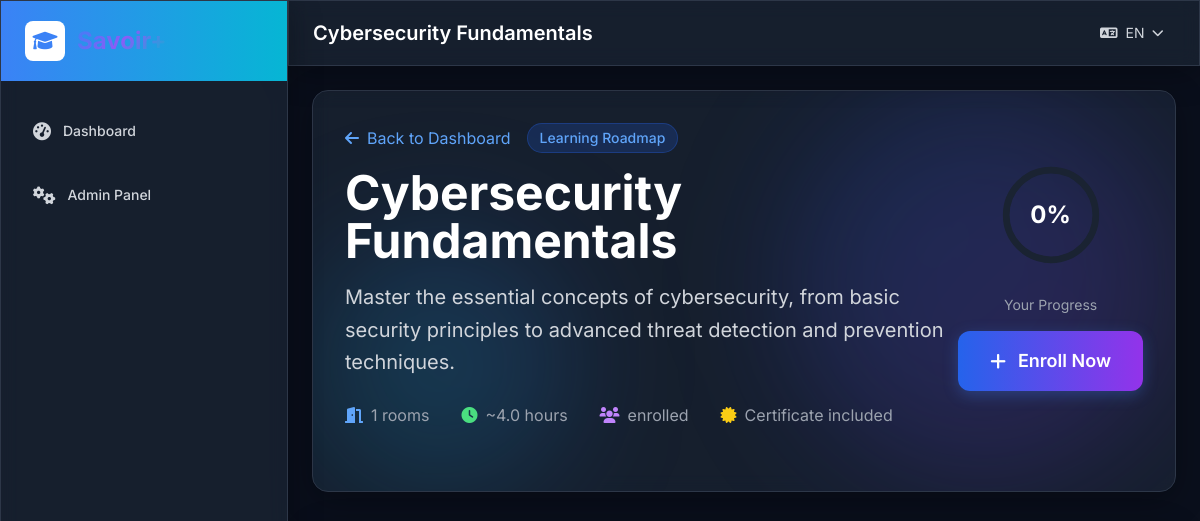
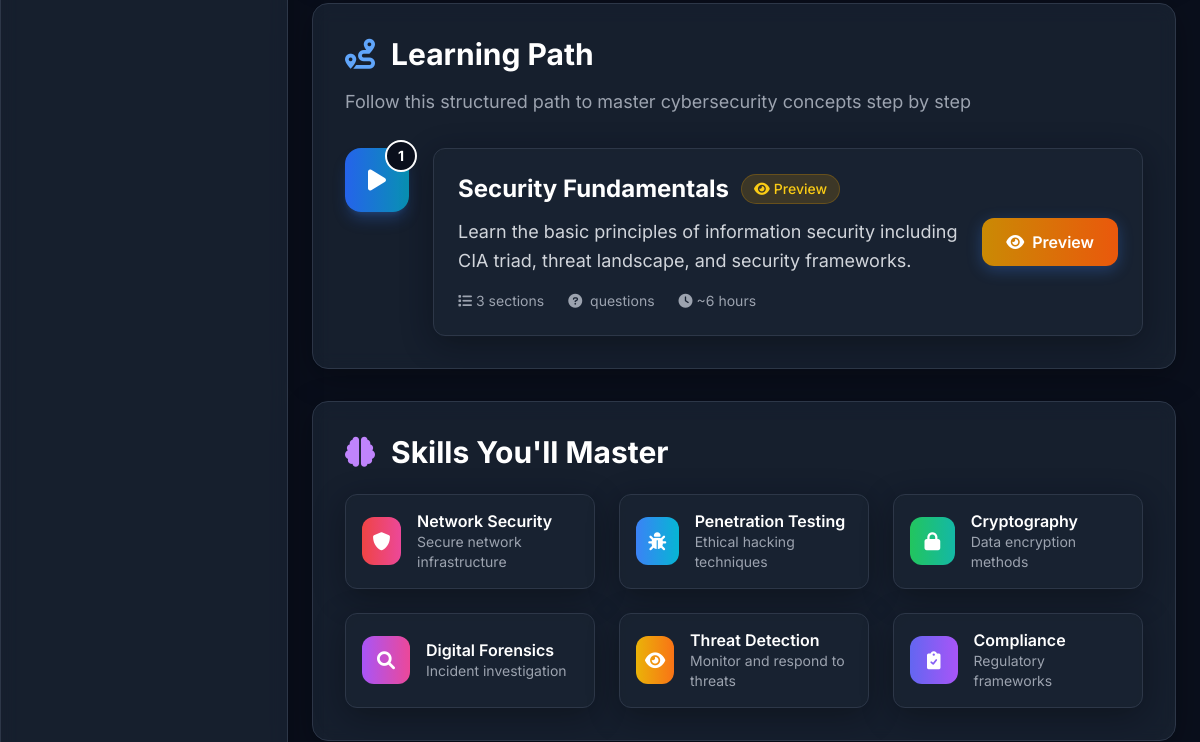
Page /roadmap/3/ (signed in, upper part) on the earlier database version (2 pictures, top to bottom).
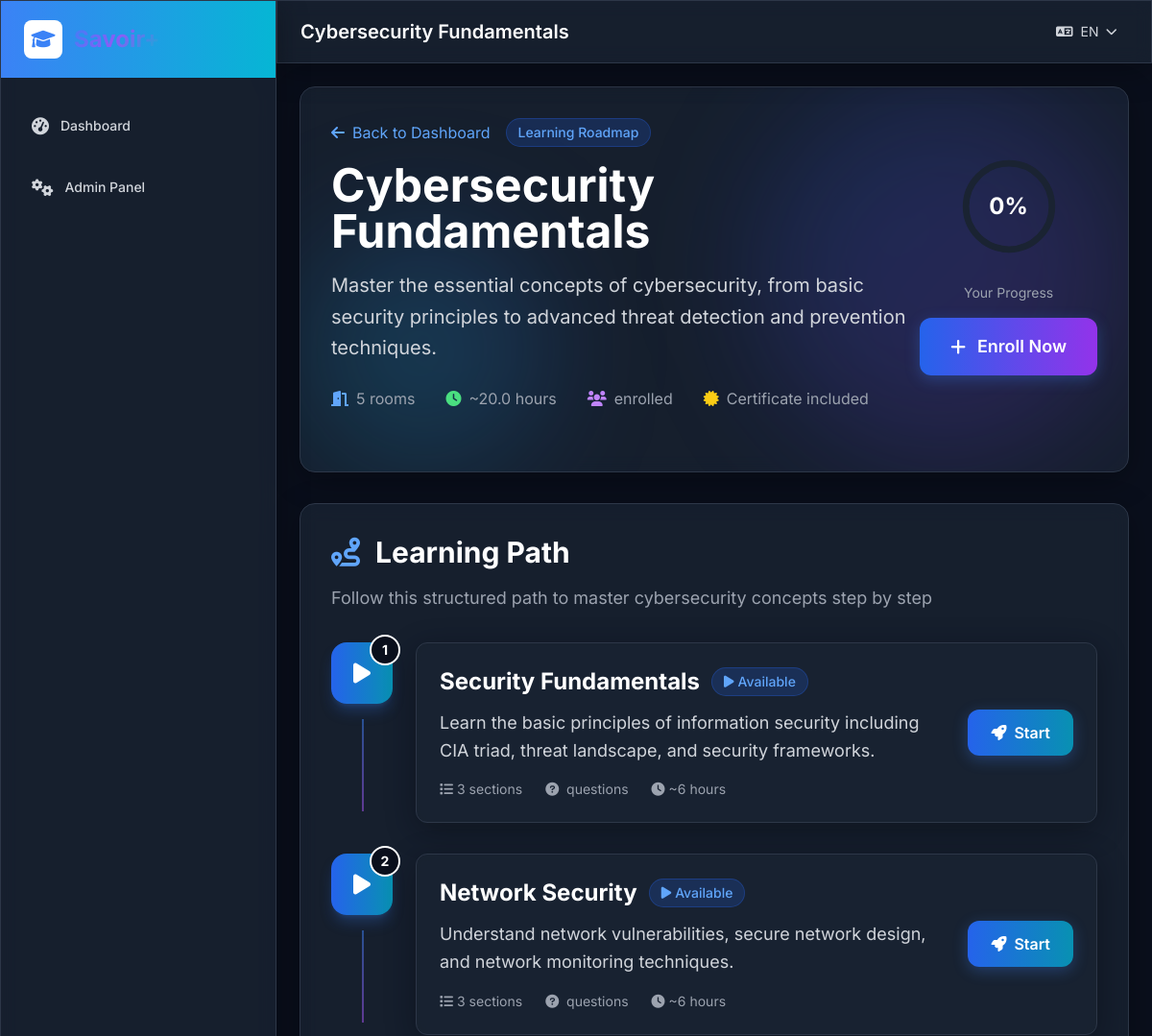
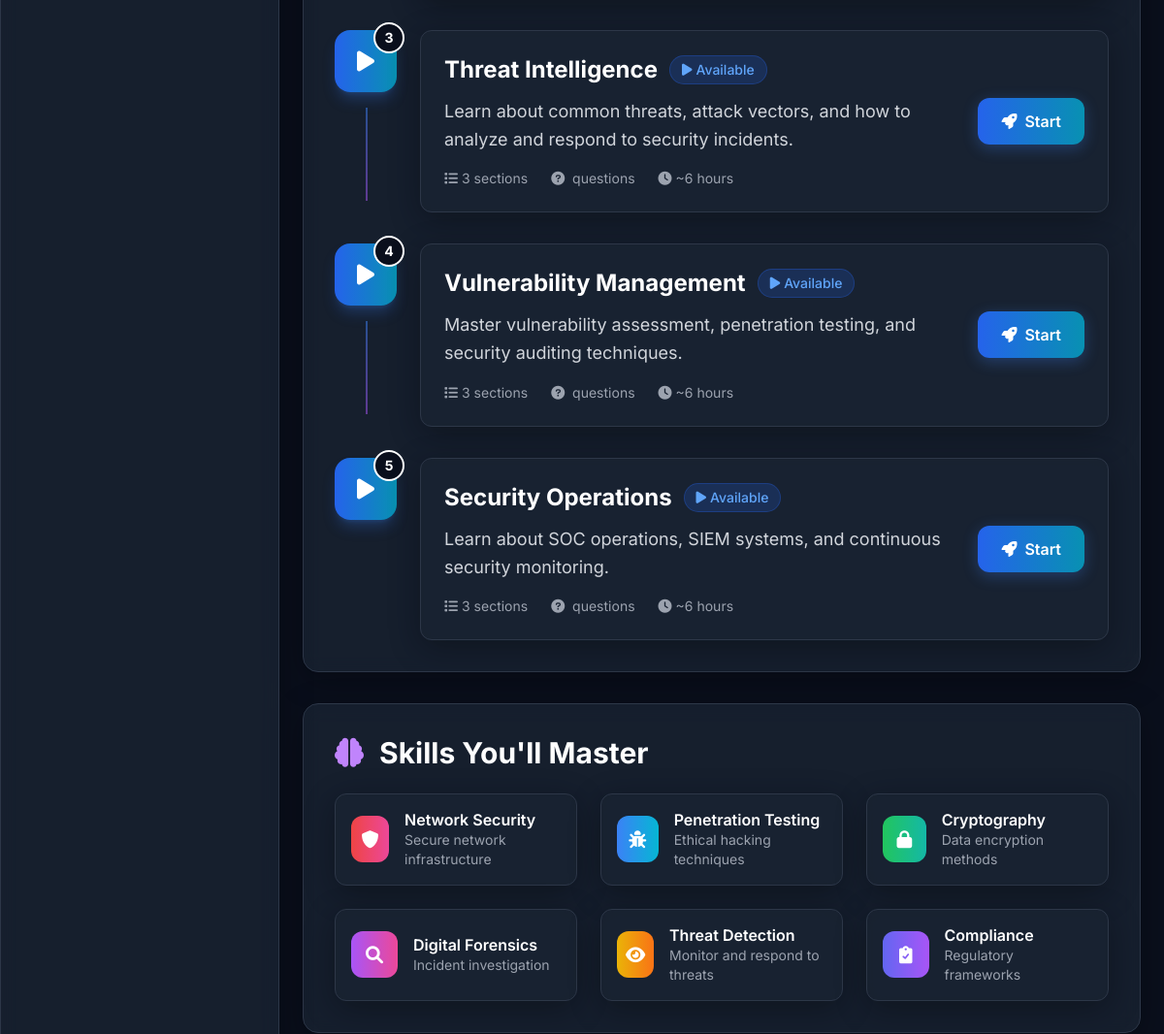
Same page on the later database version (2 pictures, top to bottom).
### lms/models.py (models this page shows, shortened)
class Roadmap(models.Model):
    title = models.CharField(max_length=200, verbose_name=_('Title'))
    title_fr = models.CharField(max_length=200, blank=True, verbose_name=_('Title (French)'))
    description = models.TextField(verbose_name=_('Description'))
    description_fr = models.TextField(blank=True, verbose_name=_('Description (French)'))
    is_active = models.BooleanField(default=True, verbose_name=_('Is Active'))
    created_at = models.DateTimeField(auto_now_add=True)
    class Meta:
        verbose_name = _('Roadmap')
        verbose_name_plural = _('Roadmaps')

class Room(models.Model):
    title = models.CharField(max_length=200, verbose_name=_('Title'))
    title_fr = models.CharField(max_length=200, blank=True, verbose_name=_('Title (French)'))
    description = models.TextField(verbose_name=_('Description'))
    description_fr = models.TextField(blank=True, verbose_name=_('Description (French)'))
    roadmap = models.ForeignKey(Roadmap, on_delete=models.CASCADE, related_name='rooms', verbose_name=_('Roadmap'))
    prerequisite_room = models.ForeignKey('self', on_delete=models.SET_NULL, blank=True, null=True, verbose_name=_('Prerequisite Room'))
    order = models.PositiveIntegerField(default=0, verbose_name=_('Order'))
    is_active = models.BooleanField(default=True, verbose_name=_('Is Active'))
    created_at = models.DateTimeField(auto_now_add=True)
    class Meta:
        verbose_name = _('Room')
        verbose_name_plural = _('Rooms')
        ordering = ['roadmap', 'order']
    def is_accessible_by_user(self, user):
        from lms.models import Enrollment
        is_enrolled = Enrollment.objects.filter(
            user=user,
            roadmap=self.roadmap,
            is_active=True
        ).exists()
        print(f"DEBUG: User {user.username} enrolled in roadmap {self.roadmap.title}: {is_enrolled}")
        if not is_enrolled:
            print(f"DEBUG: User not enrolled in roadmap, room not accessible")
            return False
        if not self.prerequisite_room:
            print(f"DEBUG: No prerequisite room, returning True")
            return True

### lms/views.py (the view)
# urls.py: path('roadmap/<int:roadmap_id>/', views.roadmap_detail, name='roadmap_detail'),
@login_required
def roadmap_detail(request, roadmap_id):
    roadmap = get_object_or_404(Roadmap, id=roadmap_id, is_active=True)
    completed_rooms = RoomCompletion.objects.filter(
        user=request.user, is_completed=True
    ).values_list('room_id', flat=True)
    rooms_data = []
    total_rooms = 0
    completed_count = 0
    for room in roadmap.rooms.filter(is_active=True).order_by('order'):
        is_accessible = room.is_accessible_by_user(request.user)
        is_completed = room.id in completed_rooms
        if is_completed:
            completed_count += 1
        total_rooms += 1
        sections = room.sections.filter(is_active=True)
        completed_sections = SectionCompletion.objects.filter(
            user=request.user, section__in=sections, is_completed=True
        ).count()
        rooms_data.append({
            'room': room,
            'is_accessible': is_accessible,
            'is_completed': is_completed,
            'total_sections': sections.count(),
            'completed_sections': completed_sections,
        })
    user_progress = (completed_count / total_rooms * 100) if total_rooms > 0 else 0
    progress_offset = 351.86 - (user_progress / 100 * 351.86)
    context = {
        'roadmap': roadmap,
        'rooms': rooms_data,
        'user_progress': user_progress,
        'progress_offset': progress_offset,
        'total_rooms': total_rooms,
        'completed_count': completed_count,
    }
    return render(request, 'lms/roadmap_detail.html', context)

### lms/models.py (called while the page is built)
    def save(self, *args, **kwargs):
        if not self.trial_start_date:
            from django.utils import timezone
            self.trial_start_date = timezone.now()
        if not self.trial_end_date and self.trial_start_date:
            self.trial_end_date = self.trial_start_date + timedelta(days=15)
        super().save(*args, **kwargs)

### lms/templatetags/lms_tags.py (called while the page is built)
@register.filter
def roadmap_progress_percentage(roadmap, user):
    from lms.models import SectionCompletion
    total_sections = 0
    completed_sections = 0
    for room in roadmap.rooms.filter(is_active=True):
        room_sections = room.sections.filter(is_active=True)
        total_sections += room_sections.count()
        for section in room_sections:
            if SectionCompletion.objects.filter(user=user, section=section, is_completed=True).exists():
                completed_sections += 1
    if total_sections == 0:
        return 0
    return round((completed_sections / total_sections) * 100)

@register.filter
def mul(value, arg):
    try:
        return float(value) * float(arg)
    except (ValueError, TypeError):
        return 0

### templates/lms/roadmap_detail.html (shortened to what the changed rows need)
{% extends 'base.html' %}
{% load i18n %}
{% load lms_tags %}
{% block page_title %}{{ roadmap.title }}{% endblock %}
{% block content %}
<div class="max-w-7xl mx-auto space-y-8">
    <div class="glass rounded-2xl p-8 border border-dark-border relative overflow-hidden">
        <div class="relative z-10">
            <div class="flex flex-col lg:flex-row items-start lg:items-center justify-between mb-8">
                <div class="flex-1 mb-6 lg:mb-0">
                    <div class="flex items-center mb-4">
                        <a href="{% url 'dashboard' %}" class="inline-flex items-center text-blue-400 hover:text-blue-300 transition-colors mr-4">
                        </a>
                        <span class="px-3 py-1 bg-blue-600/20 text-blue-400 text-sm font-medium rounded-full border border-blue-600/30">
                        </span>
                    </div>
                    <h1 class="text-4xl md:text-5xl font-bold text-white mb-4">{{ roadmap.title }}</h1>
                    <p class="text-gray-300 text-xl leading-relaxed mb-6 max-w-3xl">{{ roadmap.description }}</p>
                    <div class="flex flex-wrap items-center gap-8">
                        <div class="flex items-center text-gray-400">
                            <i class="fas fa-door-open mr-2 text-blue-400"></i>
                            <span>{{ roadmap.rooms.count }} {% trans "rooms" %}</span>
                        </div>
                        <div class="flex items-center text-gray-400">
                            <i class="fas fa-clock mr-2 text-green-400"></i>
                            <span>~{{ roadmap.rooms.count|add:roadmap.rooms.count|mul:2 }} {% trans "hours" %}</span>
                        </div>
                        <div class="flex items-center text-gray-400">
                        </div>
                        <div class="flex items-center text-gray-400">
                        </div>
                    </div>
                </div>
            </div>
        </div>
    </div>
    <div id="rooms" class="glass rounded-2xl p-8 border border-dark-border">
        <div class="mb-8">
            <h2 class="text-3xl font-bold text-white mb-4 flex items-center">
                <i class="fas fa-route mr-4 text-blue-400"></i>{% trans "Learning Path" %}
            </h2>
        </div>
        <div class="space-y-8">
            {% for room in roadmap.rooms.all %}
            <div class="relative">
                {% if not forloop.last %}
                <div class="absolute left-8 top-20 w-0.5 h-24 bg-gradient-to-b from-blue-500/50 to-purple-500/50 z-0"></div>
                {% endif %}
                <div class="relative z-10">
                    {% if user.is_authenticated %}
                        {% user_room_status user room as room_status %}
                    {% endif %}
                    <div class="group flex items-start space-x-6
                        {% if room_status == 'completed' %}
                            opacity-100
                        {% elif room_status == 'available' or room_status == 'preview' %}
                            opacity-100
                        {% else %}
                            opacity-60
                        {% endif %}">
                        <div class="flex-shrink-0">
                            <div class="w-16 h-16 rounded-2xl flex items-center justify-center relative
                                {% if room_status == 'completed' %}
                                    bg-gradient-to-r from-green-600 to-teal-600 shadow-lg shadow-green-500/25
                                {% elif room_status == 'available' or room_status == 'preview' %}
                                    bg-gradient-to-r from-blue-600 to-cyan-600 shadow-lg shadow-blue-500/25 group-hover:scale-110 transition-transform duration-300
                                {% else %}
                                    bg-gray-600 shadow-lg shadow-gray-500/25
                                {% endif %}">
                                {% if room_status == 'completed' %}
                                    <i class="fas fa-trophy text-white text-2xl"></i>
                                {% elif room_status == 'available' or room_status == 'preview' %}
                                    <i class="fas fa-play text-white text-2xl"></i>
                                {% else %}
                                    <i class="fas fa-lock text-white text-2xl"></i>
                                {% endif %}
                                <div class="absolute -top-2 -right-2 w-8 h-8 bg-dark-bg border-2 border-current rounded-full flex items-center justify-center text-white text-sm font-bold">
                                    {{ room.order }}
                                </div>
                            </div>
                        </div>
                        <div class="flex-1 glass rounded-xl p-6 border border-dark-border
                            {% if room_status == 'completed' %}
                                hover:border-green-500/50 bg-green-600/5
                            {% elif room_status == 'available' or room_status == 'preview' %}
                                hover:border-blue-500/50 cursor-pointer
                            {% else %}
                                border-gray-600/30
                            {% endif %} transition-all duration-300">
                            <div class="flex flex-col lg:flex-row lg:items-center justify-between">
                                <div class="flex-1 mb-4 lg:mb-0">
                                    <div class="flex items-center gap-3 mb-3">
                                        <h3 class="text-2xl font-bold text-white group-hover:text-blue-400 transition-colors">
                                            {{ room.title }}
                                        </h3>
                                        {% if room_status == 'completed' %}
                                        <span class="px-3 py-1 bg-green-600/20 text-green-400 text-sm font-medium rounded-full border border-green-600/30">
                                            <i class="fas fa-check mr-1"></i>{% trans "Completed" %}
                                        </span>
                                        {% elif room_status == 'available' %}
                                        <span class="px-3 py-1 bg-blue-600/20 text-blue-400 text-sm font-medium rounded-full border border-blue-600/30">
                                            <i class="fas fa-play mr-1"></i>{% trans "Available" %}
                                        </span>
                                        {% elif room_status == 'preview' %}
                                        <span class="px-3 py-1 bg-yellow-600/20 text-yellow-400 text-sm font-medium rounded-full border border-yellow-600/30">
                                            <i class="fas fa-eye mr-1"></i>{% trans "Preview" %}
                                        </span>
                                        {% else %}
                                        <span class="px-3 py-1 bg-gray-600/20 text-gray-400 text-sm font-medium rounded-full border border-gray-600/30">
                                            <i class="fas fa-lock mr-1"></i>{% trans "Locked" %}
                                        </span>
                                        {% endif %}
                                    </div>
                                    <p class="text-gray-300 text-lg leading-relaxed mb-4">
                                        {{ room.description|truncatewords:25 }}
                                    </p>
                                    <div class="flex flex-wrap items-center gap-6 text-sm text-gray-400">
                                        <span><i class="fas fa-list mr-1"></i>{{ room.sections.count }} {% trans "sections" %}</span>
                                        <span><i class="fas fa-question-circle mr-1"></i>{{ room.total_questions }} {% trans "questions" %}</span>
                                        <span><i class="fas fa-clock mr-1"></i>~{{ room.sections.count|add:room.sections.count }} {% trans "hours" %}</span>
                                    </div>
                                </div>
                                <div class="text-center lg:text-right lg:ml-6">
                                    {% if room_status == 'available' %}
                                    <a href="{% url 'room_detail' room.id %}" class="btn-enhanced inline-flex items-center px-6 py-3 bg-gradient-to-r from-blue-600 to-cyan-600 hover:from-blue-700 hover:to-cyan-700 text-white font-semibold rounded-xl transition-all duration-300 transform hover:scale-105">
                                        {% if room_progress > 0 %}
                                            <i class="fas fa-play mr-2"></i>{% trans "Continue" %}
                                        {% else %}
                                            <i class="fas fa-rocket mr-2"></i>{% trans "Start" %}
                                        {% endif %}
                                    </a>
                                    {% elif room_status == 'preview' %}
                                    <a href="{% url 'register' %}" class="btn-enhanced inline-flex items-center px-6 py-3 bg-gradient-to-r from-yellow-600 to-orange-600 hover:from-yellow-700 hover:to-orange-700 text-white font-semibold rounded-xl transition-all duration-300 transform hover:scale-105">
                                        <i class="fas fa-eye mr-2"></i>{% trans "Preview" %}
                                    </a>
                                    {% else %}
                                    <div class="inline-flex items-center px-6 py-3 bg-gray-600/20 border border-gray-600/30 text-gray-400 font-semibold rounded-xl cursor-not-allowed">
                                        <i class="fas fa-lock mr-2"></i>{% trans "Locked" %}
                                    </div>
                                    {% endif %}
                                </div>
                            </div>
                        </div>
                    </div>
                </div>
            </div>
            {% endfor %}
        </div>
    </div>
    <div class="glass rounded-2xl p-8 border border-dark-border">
        <h2 class="text-3xl font-bold text-white mb-6 flex items-center">
            <i class="fas fa-brain mr-4 text-purple-400"></i>{% trans "Skills You'll Master" %}
        </h2>
    </div>
</div>
{% endblock %}

Differences in the rows shown:
computed for Roadmap "Cybersecurity Fundamentals": rooms.count "1" → "5"; rooms.count|add "4.0" → "20.0"
computed for Room "Security Fundamentals": trans "Preview" → "Available"; trans "Preview" → "Start"
added Room: order "2", title "Network Security", description "Understand network vulnerabilities, secure network design, and network monitoring techniques.", sections.count "3", sections.count|add "6"
added Room: order "3", title "Threat Intelligence", description "Learn about common threats, attack vectors, and how to analyze and respond to security incidents.", sections.count "3", sections.count|add "6"
added Room: order "4", title "Vulnerability Management", description "Master vulnerability assessment, penetration testing, and security auditing techniques.", sections.count "3", sections.count|add "6"
added Room: order "5", title "Security Operations", description "Learn about SOC operations, SIEM systems, and continuous security monitoring.", sections.count "3", sections.count|add "6"
